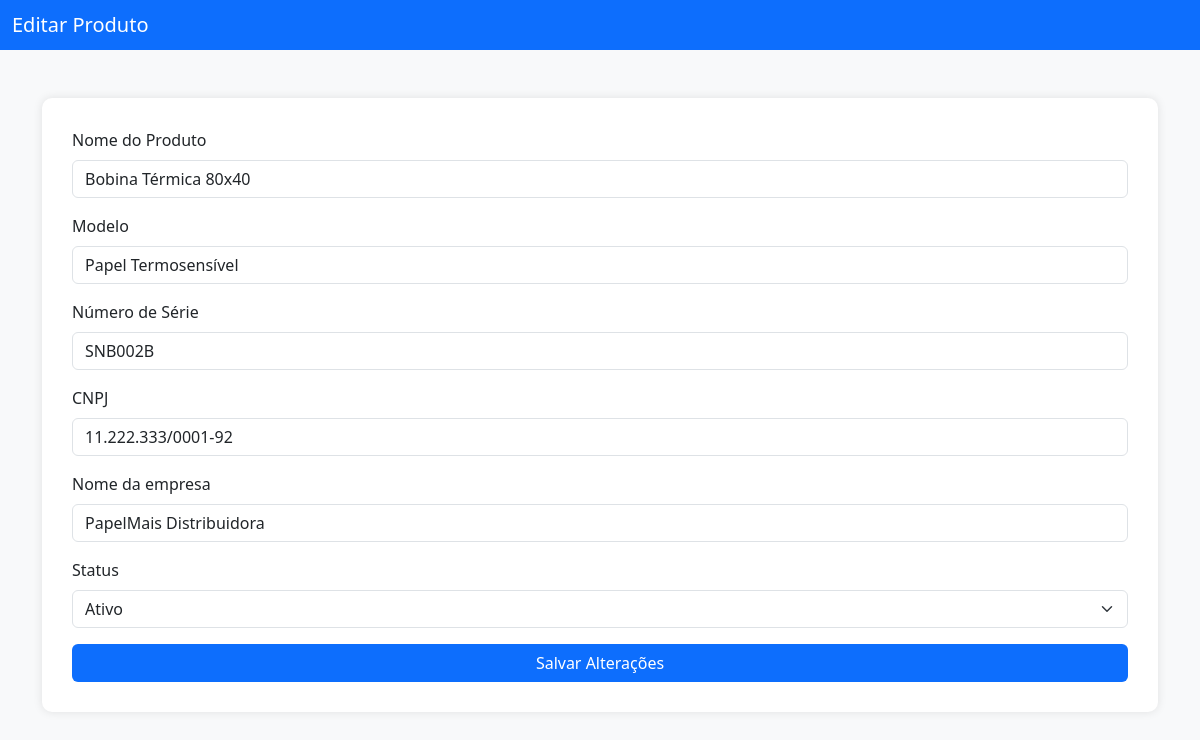
The app's page /interface/produto/editar_produto.php?id=59 with its own data.
### tables this page shows
CREATE TABLE `produtos` (
  `id` int(11) NOT NULL,
  `nome` varchar(100) NOT NULL,
  `modelo` varchar(100) NOT NULL,
  `numero_serie` varchar(100) NOT NULL,
  `cnpj` varchar(100) NOT NULL,
  `nome_empresa` varchar(100) NOT NULL,
  `status` varchar(50) NOT NULL
);

### interface/produto/editar_produto.php (the view, shortened to what this page needs)
<?php
require_once '../../database/conexao.php';
$id = $_GET['id'] ?? null;
$stmt = $conn->prepare("SELECT * FROM produtos WHERE id = ?");
$stmt->bind_param("i", $id);
$stmt->execute();
$result = $stmt->get_result();
$produto = $result->fetch_assoc();
?>
<!DOCTYPE html>
<html lang="pt-br">
<head>
  <link href="https://cdn.jsdelivr.net/npm/bootstrap@5.3.3/dist/css/bootstrap.min.css" rel="stylesheet" />
</head>
<body>
<nav class="navbar navbar-dark bg-primary">
  <div class="container-fluid">
    <span class="navbar-brand mb-0 h1">Editar Produto</span>
  </div>
</nav>
<div class="container">
  <div class="form-container mt-5">
    <form action="../../database/produto/atualizar_produto.php" method="POST">
      <div class="mb-3">
        <label for="nome" class="form-label">Nome do Produto</label>
        <input type="text" class="form-control" id="nome" name="nome" value="<?= $produto['nome'] ?>" required />
      </div>
      <div class="mb-3">
        <label for="modelo" class="form-label">Modelo</label>
        <input type="text" class="form-control" id="modelo" name="modelo" value="<?= $produto['modelo'] ?>" required />
      </div>
      <div class="mb-3">
        <label for="numero_serie" class="form-label">Número de Série</label>
        <input type="text" class="form-control" id="numero_serie" name="numero_serie" value="<?= $produto['numero_serie'] ?>" required />
      </div>
      <div class="mb-3">
        <label for="cnpj" class="form-label">CNPJ</label>
            <input type="text"
                class="form-control"
                id="cnpj"
                name="cnpj"
                value="<?= $produto['cnpj'] ?>"
                required
                pattern="\d{2}\.\d{3}\.\d{3}/\d{4}-\d{2}"
                title="Digite um CNPJ no formato 00.000.000/0000-00" />
      </div>
      <div class="mb-3">
        <label for="nome_empresa" class="form-label">Nome da empresa</label>
        <input type="text" class="form-control" id="nome_empresa" name="nome_empresa" value="<?= $produto['nome_empresa'] ?>" required />
      </div>
      <div class="mb-3">
        <label for="status" class="form-label">Status</label>
        <select class="form-select" id="status" name="status" required>
          <option value="ativo" <?= $produto['status'] == 'ativo' ? 'selected' : '' ?>>Ativo</option>
        </select>
      </div>
      <div class="d-grid">
        <button type="submit" class="btn bg-primary text-white">Salvar Alterações</button>
      </div>
    </form>
  </div>
</div>
</body>
</html>

### interface/produto/editar_produto.php (style rules this page uses)
body { background-color: #f8f9fa; }
.form-container { max-width: 100%; margin: auto; margin-top: 10vh; padding: 30px; background-color: white; border-radius: 10px; box-shadow: 0 0 10px rgba(0,0,0,0.1); }

### records on screen
produtos: nome "Bobina Térmica 80x40", modelo "Papel Termosensível", numero_serie "SNB002B", cnpj "11.222.333/0001-92", nome_empresa "PapelMais Distribuidora", status "Ativo"
